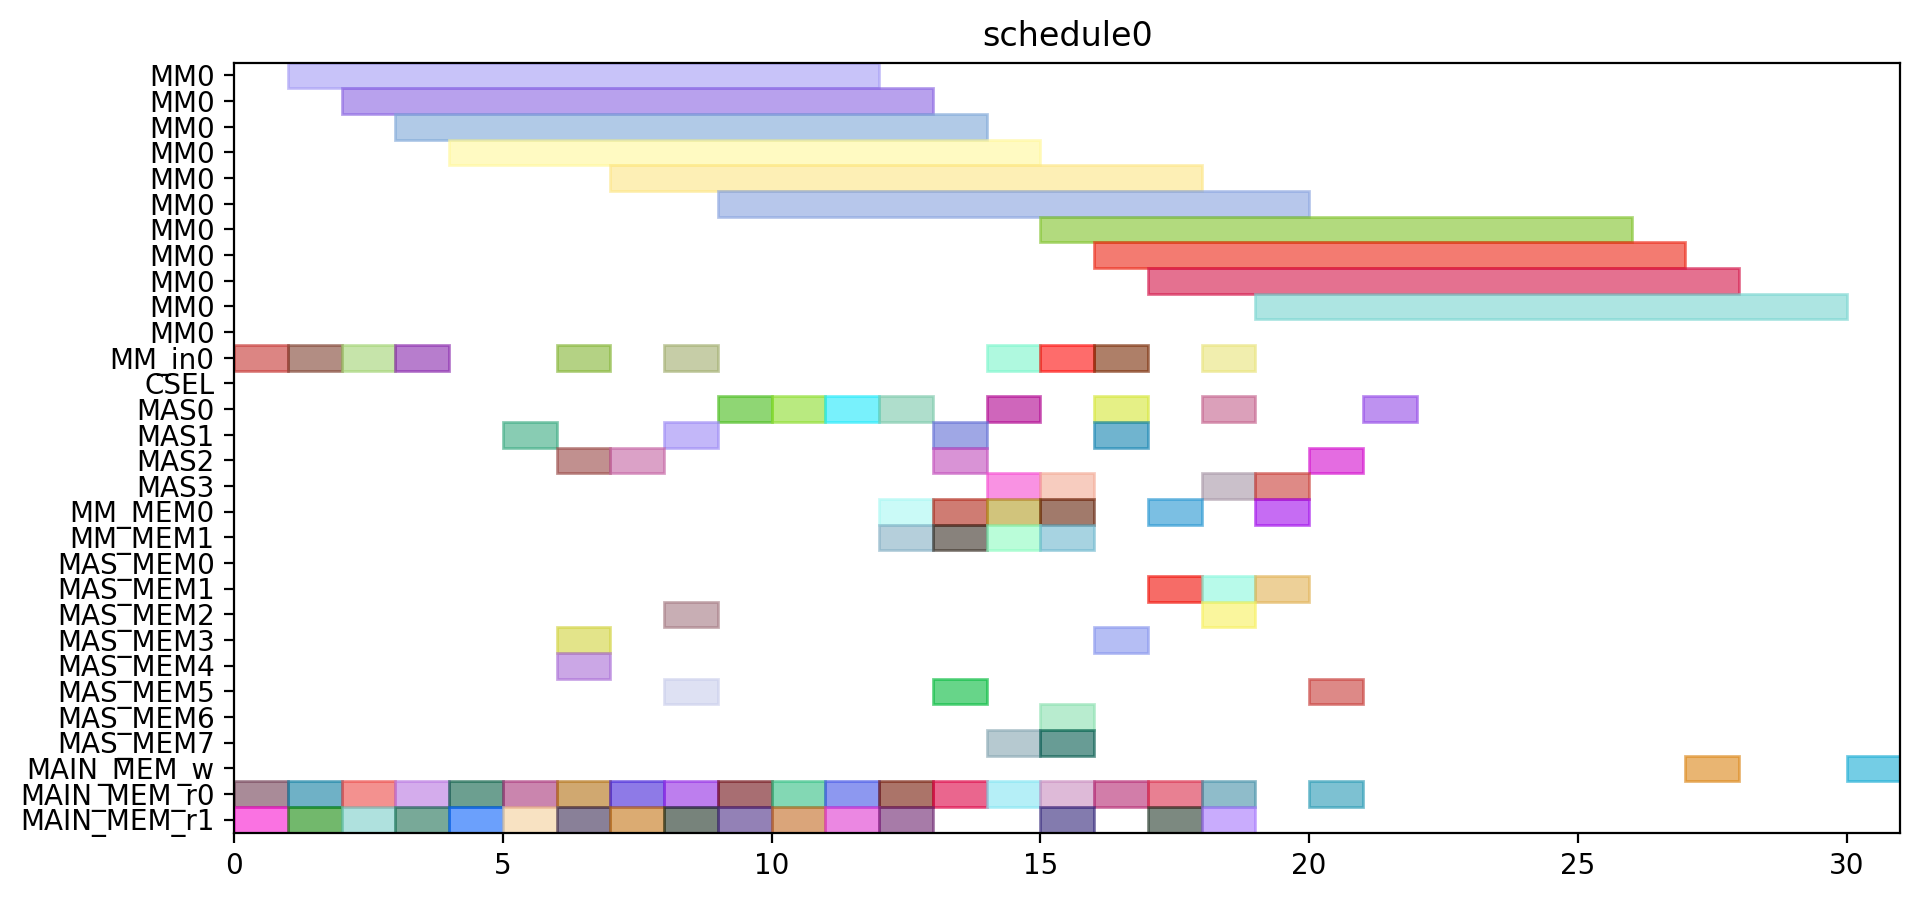

Write the Python code that produced this figure.
from pyschedule import Scenario, solvers, plotters, alt


def solve():
	horizon = 120
	S = Scenario("schedule0", horizon=horizon)

	# resource
	MM = S.Resources('MM', num=1, size=11)
	MM_in = S.Resources('MM_in', num=1)
	CSEL = S.Resource('CSEL')
	MAS = S.Resources('MAS', num=4, size=1, periods=range(1, horizon))
	MM_MEM = S.Resources('MM_MEM', num=2)
	MAS_MEM = S.Resources('MAS_MEM', num=8)
	MAIN_MEM_w = S.Resource('MAIN_MEM_w', size=1)
	MAIN_MEM_r = S.Resources('MAIN_MEM_r', num=2)

	# result of previous scheduling

	# new tasks
	t0_t0 = S.Task('t0_t0', length=11, delay_cost=1)
	t0_t0 += alt(MM)
	t0_t0_in = S.Task('t0_t0_in', length=1, delay_cost=1)
	t0_t0_in += alt(MM_in)
	S += t0_t0_in*MM_in[0]<=t0_t0*MM[0]
	t0_t0_mem0 = S.Task('t0_t0_mem0', length=1, delay_cost=1)
	t0_t0_mem0 += MAIN_MEM_r[0]
	S += t0_t0_mem0 <= t0_t0

	t0_t0_mem1 = S.Task('t0_t0_mem1', length=1, delay_cost=1)
	t0_t0_mem1 += MAIN_MEM_r[1]
	S += t0_t0_mem1 <= t0_t0

	t0_t1 = S.Task('t0_t1', length=11, delay_cost=1)
	t0_t1 += alt(MM)
	t0_t1_in = S.Task('t0_t1_in', length=1, delay_cost=1)
	t0_t1_in += alt(MM_in)
	S += t0_t1_in*MM_in[0]<=t0_t1*MM[0]
	t0_t1_mem0 = S.Task('t0_t1_mem0', length=1, delay_cost=1)
	t0_t1_mem0 += MAIN_MEM_r[0]
	S += t0_t1_mem0 <= t0_t1

	t0_t1_mem1 = S.Task('t0_t1_mem1', length=1, delay_cost=1)
	t0_t1_mem1 += MAIN_MEM_r[1]
	S += t0_t1_mem1 <= t0_t1

	t0_t2 = S.Task('t0_t2', length=1, delay_cost=1)
	t0_t2 += alt(MAS)
	t0_t2_mem0 = S.Task('t0_t2_mem0', length=1, delay_cost=1)
	t0_t2_mem0 += MAIN_MEM_r[0]
	S += t0_t2_mem0 <= t0_t2

	t0_t2_mem1 = S.Task('t0_t2_mem1', length=1, delay_cost=1)
	t0_t2_mem1 += MAIN_MEM_r[1]
	S += t0_t2_mem1 <= t0_t2

	t0_t3 = S.Task('t0_t3', length=1, delay_cost=1)
	t0_t3 += alt(MAS)
	t0_t3_mem0 = S.Task('t0_t3_mem0', length=1, delay_cost=1)
	t0_t3_mem0 += MAIN_MEM_r[0]
	S += t0_t3_mem0 <= t0_t3

	t0_t3_mem1 = S.Task('t0_t3_mem1', length=1, delay_cost=1)
	t0_t3_mem1 += MAIN_MEM_r[1]
	S += t0_t3_mem1 <= t0_t3

	t2_t0 = S.Task('t2_t0', length=11, delay_cost=1)
	t2_t0 += alt(MM)
	t2_t0_in = S.Task('t2_t0_in', length=1, delay_cost=1)
	t2_t0_in += alt(MM_in)
	S += t2_t0_in*MM_in[0]<=t2_t0*MM[0]
	t2_t0_mem0 = S.Task('t2_t0_mem0', length=1, delay_cost=1)
	t2_t0_mem0 += MAIN_MEM_r[0]
	S += t2_t0_mem0 <= t2_t0

	t2_t0_mem1 = S.Task('t2_t0_mem1', length=1, delay_cost=1)
	t2_t0_mem1 += MAIN_MEM_r[1]
	S += t2_t0_mem1 <= t2_t0

	t2_t1 = S.Task('t2_t1', length=11, delay_cost=1)
	t2_t1 += alt(MM)
	t2_t1_in = S.Task('t2_t1_in', length=1, delay_cost=1)
	t2_t1_in += alt(MM_in)
	S += t2_t1_in*MM_in[0]<=t2_t1*MM[0]
	t2_t1_mem0 = S.Task('t2_t1_mem0', length=1, delay_cost=1)
	t2_t1_mem0 += MAIN_MEM_r[0]
	S += t2_t1_mem0 <= t2_t1

	t2_t1_mem1 = S.Task('t2_t1_mem1', length=1, delay_cost=1)
	t2_t1_mem1 += MAIN_MEM_r[1]
	S += t2_t1_mem1 <= t2_t1

	t2_t2 = S.Task('t2_t2', length=1, delay_cost=1)
	t2_t2 += alt(MAS)
	t2_t2_mem0 = S.Task('t2_t2_mem0', length=1, delay_cost=1)
	t2_t2_mem0 += MAIN_MEM_r[0]
	S += t2_t2_mem0 <= t2_t2

	t2_t2_mem1 = S.Task('t2_t2_mem1', length=1, delay_cost=1)
	t2_t2_mem1 += MAIN_MEM_r[1]
	S += t2_t2_mem1 <= t2_t2

	t2_t3 = S.Task('t2_t3', length=1, delay_cost=1)
	t2_t3 += alt(MAS)
	t2_t3_mem0 = S.Task('t2_t3_mem0', length=1, delay_cost=1)
	t2_t3_mem0 += MAIN_MEM_r[0]
	S += t2_t3_mem0 <= t2_t3

	t2_t3_mem1 = S.Task('t2_t3_mem1', length=1, delay_cost=1)
	t2_t3_mem1 += MAIN_MEM_r[1]
	S += t2_t3_mem1 <= t2_t3

	t7_t2 = S.Task('t7_t2', length=1, delay_cost=1)
	t7_t2 += alt(MAS)
	t7_t2_mem0 = S.Task('t7_t2_mem0', length=1, delay_cost=1)
	t7_t2_mem0 += MAIN_MEM_r[0]
	S += t7_t2_mem0 <= t7_t2

	t7_t2_mem1 = S.Task('t7_t2_mem1', length=1, delay_cost=1)
	t7_t2_mem1 += MAIN_MEM_r[1]
	S += t7_t2_mem1 <= t7_t2

	t9_t2 = S.Task('t9_t2', length=1, delay_cost=1)
	t9_t2 += alt(MAS)
	t9_t2_mem0 = S.Task('t9_t2_mem0', length=1, delay_cost=1)
	t9_t2_mem0 += MAIN_MEM_r[0]
	S += t9_t2_mem0 <= t9_t2

	t9_t2_mem1 = S.Task('t9_t2_mem1', length=1, delay_cost=1)
	t9_t2_mem1 += MAIN_MEM_r[1]
	S += t9_t2_mem1 <= t9_t2

	t14_t2 = S.Task('t14_t2', length=1, delay_cost=1)
	t14_t2 += alt(MAS)
	t14_t2_mem0 = S.Task('t14_t2_mem0', length=1, delay_cost=1)
	t14_t2_mem0 += MAIN_MEM_r[0]
	S += t14_t2_mem0 <= t14_t2

	t14_t2_mem1 = S.Task('t14_t2_mem1', length=1, delay_cost=1)
	t14_t2_mem1 += MAIN_MEM_r[1]
	S += t14_t2_mem1 <= t14_t2

	new_TZ_t2 = S.Task('new_TZ_t2', length=1, delay_cost=1)
	new_TZ_t2 += alt(MAS)
	new_TZ_t2_mem0 = S.Task('new_TZ_t2_mem0', length=1, delay_cost=1)
	new_TZ_t2_mem0 += MAIN_MEM_r[0]
	S += new_TZ_t2_mem0 <= new_TZ_t2

	new_TZ_t2_mem1 = S.Task('new_TZ_t2_mem1', length=1, delay_cost=1)
	new_TZ_t2_mem1 += MAIN_MEM_r[1]
	S += new_TZ_t2_mem1 <= new_TZ_t2

	t16_t2 = S.Task('t16_t2', length=1, delay_cost=1)
	t16_t2 += alt(MAS)
	t16_t2_mem0 = S.Task('t16_t2_mem0', length=1, delay_cost=1)
	t16_t2_mem0 += MAIN_MEM_r[0]
	S += t16_t2_mem0 <= t16_t2

	t16_t2_mem1 = S.Task('t16_t2_mem1', length=1, delay_cost=1)
	t16_t2_mem1 += MAIN_MEM_r[1]
	S += t16_t2_mem1 <= t16_t2

	t17_t2 = S.Task('t17_t2', length=1, delay_cost=1)
	t17_t2 += alt(MAS)
	t17_t2_mem0 = S.Task('t17_t2_mem0', length=1, delay_cost=1)
	t17_t2_mem0 += MAIN_MEM_r[0]
	S += t17_t2_mem0 <= t17_t2

	t17_t2_mem1 = S.Task('t17_t2_mem1', length=1, delay_cost=1)
	t17_t2_mem1 += MAIN_MEM_r[1]
	S += t17_t2_mem1 <= t17_t2

	t0_t4 = S.Task('t0_t4', length=11, delay_cost=1)
	t0_t4 += alt(MM)
	t0_t4_in = S.Task('t0_t4_in', length=1, delay_cost=1)
	t0_t4_in += alt(MM_in)
	S += t0_t4_in*MM_in[0]<=t0_t4*MM[0]
	t0_t4_mem0 = S.Task('t0_t4_mem0', length=1, delay_cost=1)
	t0_t4_mem0 += alt(MAS_MEM)
	S += (t0_t2*MAS[0])-1 < t0_t4_mem0*MAS_MEM[0]
	S += (t0_t2*MAS[1])-1 < t0_t4_mem0*MAS_MEM[2]
	S += (t0_t2*MAS[2])-1 < t0_t4_mem0*MAS_MEM[4]
	S += (t0_t2*MAS[3])-1 < t0_t4_mem0*MAS_MEM[6]
	S += t0_t4_mem0 <= t0_t4

	t0_t4_mem1 = S.Task('t0_t4_mem1', length=1, delay_cost=1)
	t0_t4_mem1 += alt(MAS_MEM)
	S += (t0_t3*MAS[0])-1 < t0_t4_mem1*MAS_MEM[1]
	S += (t0_t3*MAS[1])-1 < t0_t4_mem1*MAS_MEM[3]
	S += (t0_t3*MAS[2])-1 < t0_t4_mem1*MAS_MEM[5]
	S += (t0_t3*MAS[3])-1 < t0_t4_mem1*MAS_MEM[7]
	S += t0_t4_mem1 <= t0_t4

	t00 = S.Task('t00', length=1, delay_cost=1)
	t00 += alt(MAS)
	t00_mem0 = S.Task('t00_mem0', length=1, delay_cost=1)
	t00_mem0 += alt(MM_MEM)
	S += (t0_t0*MM[0])-1 < t00_mem0*MM_MEM[0]
	S += t00_mem0 <= t00

	t00_mem1 = S.Task('t00_mem1', length=1, delay_cost=1)
	t00_mem1 += alt(MM_MEM)
	S += (t0_t1*MM[0])-1 < t00_mem1*MM_MEM[1]
	S += t00_mem1 <= t00

	t0_t5 = S.Task('t0_t5', length=1, delay_cost=1)
	t0_t5 += alt(MAS)
	t0_t5_mem0 = S.Task('t0_t5_mem0', length=1, delay_cost=1)
	t0_t5_mem0 += alt(MM_MEM)
	S += (t0_t0*MM[0])-1 < t0_t5_mem0*MM_MEM[0]
	S += t0_t5_mem0 <= t0_t5

	t0_t5_mem1 = S.Task('t0_t5_mem1', length=1, delay_cost=1)
	t0_t5_mem1 += alt(MM_MEM)
	S += (t0_t1*MM[0])-1 < t0_t5_mem1*MM_MEM[1]
	S += t0_t5_mem1 <= t0_t5

	t2_t4 = S.Task('t2_t4', length=11, delay_cost=1)
	t2_t4 += alt(MM)
	t2_t4_in = S.Task('t2_t4_in', length=1, delay_cost=1)
	t2_t4_in += alt(MM_in)
	S += t2_t4_in*MM_in[0]<=t2_t4*MM[0]
	t2_t4_mem0 = S.Task('t2_t4_mem0', length=1, delay_cost=1)
	t2_t4_mem0 += alt(MAS_MEM)
	S += (t2_t2*MAS[0])-1 < t2_t4_mem0*MAS_MEM[0]
	S += (t2_t2*MAS[1])-1 < t2_t4_mem0*MAS_MEM[2]
	S += (t2_t2*MAS[2])-1 < t2_t4_mem0*MAS_MEM[4]
	S += (t2_t2*MAS[3])-1 < t2_t4_mem0*MAS_MEM[6]
	S += t2_t4_mem0 <= t2_t4

	t2_t4_mem1 = S.Task('t2_t4_mem1', length=1, delay_cost=1)
	t2_t4_mem1 += alt(MAS_MEM)
	S += (t2_t3*MAS[0])-1 < t2_t4_mem1*MAS_MEM[1]
	S += (t2_t3*MAS[1])-1 < t2_t4_mem1*MAS_MEM[3]
	S += (t2_t3*MAS[2])-1 < t2_t4_mem1*MAS_MEM[5]
	S += (t2_t3*MAS[3])-1 < t2_t4_mem1*MAS_MEM[7]
	S += t2_t4_mem1 <= t2_t4

	t20 = S.Task('t20', length=1, delay_cost=1)
	t20 += alt(MAS)
	t20_mem0 = S.Task('t20_mem0', length=1, delay_cost=1)
	t20_mem0 += alt(MM_MEM)
	S += (t2_t0*MM[0])-1 < t20_mem0*MM_MEM[0]
	S += t20_mem0 <= t20

	t20_mem1 = S.Task('t20_mem1', length=1, delay_cost=1)
	t20_mem1 += alt(MM_MEM)
	S += (t2_t1*MM[0])-1 < t20_mem1*MM_MEM[1]
	S += t20_mem1 <= t20

	t2_t5 = S.Task('t2_t5', length=1, delay_cost=1)
	t2_t5 += alt(MAS)
	t2_t5_mem0 = S.Task('t2_t5_mem0', length=1, delay_cost=1)
	t2_t5_mem0 += alt(MM_MEM)
	S += (t2_t0*MM[0])-1 < t2_t5_mem0*MM_MEM[0]
	S += t2_t5_mem0 <= t2_t5

	t2_t5_mem1 = S.Task('t2_t5_mem1', length=1, delay_cost=1)
	t2_t5_mem1 += alt(MM_MEM)
	S += (t2_t1*MM[0])-1 < t2_t5_mem1*MM_MEM[1]
	S += t2_t5_mem1 <= t2_t5

	t01 = S.Task('t01', length=1, delay_cost=1)
	t01 += alt(MAS)
	t01_mem0 = S.Task('t01_mem0', length=1, delay_cost=1)
	t01_mem0 += alt(MM_MEM)
	S += (t0_t4*MM[0])-1 < t01_mem0*MM_MEM[0]
	S += t01_mem0 <= t01

	t01_mem1 = S.Task('t01_mem1', length=1, delay_cost=1)
	t01_mem1 += alt(MAS_MEM)
	S += (t0_t5*MAS[0])-1 < t01_mem1*MAS_MEM[1]
	S += (t0_t5*MAS[1])-1 < t01_mem1*MAS_MEM[3]
	S += (t0_t5*MAS[2])-1 < t01_mem1*MAS_MEM[5]
	S += (t0_t5*MAS[3])-1 < t01_mem1*MAS_MEM[7]
	S += t01_mem1 <= t01

	t10 = S.Task('t10', length=1, delay_cost=1)
	t10 += alt(MAS)
	t10_mem0 = S.Task('t10_mem0', length=1, delay_cost=1)
	t10_mem0 += MAIN_MEM_r[0]
	S += t10_mem0 <= t10

	t10_mem1 = S.Task('t10_mem1', length=1, delay_cost=1)
	t10_mem1 += alt(MAS_MEM)
	S += (t00*MAS[0])-1 < t10_mem1*MAS_MEM[1]
	S += (t00*MAS[1])-1 < t10_mem1*MAS_MEM[3]
	S += (t00*MAS[2])-1 < t10_mem1*MAS_MEM[5]
	S += (t00*MAS[3])-1 < t10_mem1*MAS_MEM[7]
	S += t10_mem1 <= t10

	t21 = S.Task('t21', length=1, delay_cost=1)
	t21 += alt(MAS)
	t21_mem0 = S.Task('t21_mem0', length=1, delay_cost=1)
	t21_mem0 += alt(MM_MEM)
	S += (t2_t4*MM[0])-1 < t21_mem0*MM_MEM[0]
	S += t21_mem0 <= t21

	t21_mem1 = S.Task('t21_mem1', length=1, delay_cost=1)
	t21_mem1 += alt(MAS_MEM)
	S += (t2_t5*MAS[0])-1 < t21_mem1*MAS_MEM[1]
	S += (t2_t5*MAS[1])-1 < t21_mem1*MAS_MEM[3]
	S += (t2_t5*MAS[2])-1 < t21_mem1*MAS_MEM[5]
	S += (t2_t5*MAS[3])-1 < t21_mem1*MAS_MEM[7]
	S += t21_mem1 <= t21

	t30 = S.Task('t30', length=1, delay_cost=1)
	t30 += alt(MAS)
	t30_mem0 = S.Task('t30_mem0', length=1, delay_cost=1)
	t30_mem0 += MAIN_MEM_r[0]
	S += t30_mem0 <= t30

	t30_mem1 = S.Task('t30_mem1', length=1, delay_cost=1)
	t30_mem1 += alt(MAS_MEM)
	S += (t20*MAS[0])-1 < t30_mem1*MAS_MEM[1]
	S += (t20*MAS[1])-1 < t30_mem1*MAS_MEM[3]
	S += (t20*MAS[2])-1 < t30_mem1*MAS_MEM[5]
	S += (t20*MAS[3])-1 < t30_mem1*MAS_MEM[7]
	S += t30_mem1 <= t30

	t11 = S.Task('t11', length=1, delay_cost=1)
	t11 += alt(MAS)
	t11_mem0 = S.Task('t11_mem0', length=1, delay_cost=1)
	t11_mem0 += MAIN_MEM_r[0]
	S += t11_mem0 <= t11

	t11_mem1 = S.Task('t11_mem1', length=1, delay_cost=1)
	t11_mem1 += alt(MAS_MEM)
	S += (t01*MAS[0])-1 < t11_mem1*MAS_MEM[1]
	S += (t01*MAS[1])-1 < t11_mem1*MAS_MEM[3]
	S += (t01*MAS[2])-1 < t11_mem1*MAS_MEM[5]
	S += (t01*MAS[3])-1 < t11_mem1*MAS_MEM[7]
	S += t11_mem1 <= t11

	t31 = S.Task('t31', length=1, delay_cost=1)
	t31 += alt(MAS)
	t31_mem0 = S.Task('t31_mem0', length=1, delay_cost=1)
	t31_mem0 += MAIN_MEM_r[0]
	S += t31_mem0 <= t31

	t31_mem1 = S.Task('t31_mem1', length=1, delay_cost=1)
	t31_mem1 += alt(MAS_MEM)
	S += (t21*MAS[0])-1 < t31_mem1*MAS_MEM[1]
	S += (t21*MAS[1])-1 < t31_mem1*MAS_MEM[3]
	S += (t21*MAS[2])-1 < t31_mem1*MAS_MEM[5]
	S += (t21*MAS[3])-1 < t31_mem1*MAS_MEM[7]
	S += t31_mem1 <= t31

	c010 = S.Task('c010', length=11, delay_cost=1)
	c010 += alt(MM)
	c010_in = S.Task('c010_in', length=1, delay_cost=1)
	c010_in += alt(MM_in)
	S += c010_in*MM_in[0]<=c010*MM[0]
	S += 0<c010

	c010_w = S.Task('c010_w', length=1, delay_cost=1)
	c010_w += alt(MAIN_MEM_w)
	S += c010 <= c010_w

	c010_mem0 = S.Task('c010_mem0', length=1, delay_cost=1)
	c010_mem0 += alt(MAS_MEM)
	S += (t30*MAS[0])-1 < c010_mem0*MAS_MEM[0]
	S += (t30*MAS[1])-1 < c010_mem0*MAS_MEM[2]
	S += (t30*MAS[2])-1 < c010_mem0*MAS_MEM[4]
	S += (t30*MAS[3])-1 < c010_mem0*MAS_MEM[6]
	S += c010_mem0 <= c010

	c010_mem1 = S.Task('c010_mem1', length=1, delay_cost=1)
	c010_mem1 += MAIN_MEM_r[1]
	S += c010_mem1 <= c010

	c200 = S.Task('c200', length=11, delay_cost=1)
	c200 += alt(MM)
	c200_in = S.Task('c200_in', length=1, delay_cost=1)
	c200_in += alt(MM_in)
	S += c200_in*MM_in[0]<=c200*MM[0]
	S += 0<c200

	c200_w = S.Task('c200_w', length=1, delay_cost=1)
	c200_w += alt(MAIN_MEM_w)
	S += c200 <= c200_w

	c200_mem0 = S.Task('c200_mem0', length=1, delay_cost=1)
	c200_mem0 += alt(MAS_MEM)
	S += (t10*MAS[0])-1 < c200_mem0*MAS_MEM[0]
	S += (t10*MAS[1])-1 < c200_mem0*MAS_MEM[2]
	S += (t10*MAS[2])-1 < c200_mem0*MAS_MEM[4]
	S += (t10*MAS[3])-1 < c200_mem0*MAS_MEM[6]
	S += c200_mem0 <= c200

	c200_mem1 = S.Task('c200_mem1', length=1, delay_cost=1)
	c200_mem1 += MAIN_MEM_r[1]
	S += c200_mem1 <= c200

	t16_t0 = S.Task('t16_t0', length=11, delay_cost=1)
	t16_t0 += alt(MM)
	t16_t0_in = S.Task('t16_t0_in', length=1, delay_cost=1)
	t16_t0_in += alt(MM_in)
	S += t16_t0_in*MM_in[0]<=t16_t0*MM[0]
	t16_t0_mem0 = S.Task('t16_t0_mem0', length=1, delay_cost=1)
	t16_t0_mem0 += MAIN_MEM_r[0]
	S += t16_t0_mem0 <= t16_t0

	t16_t0_mem1 = S.Task('t16_t0_mem1', length=1, delay_cost=1)
	t16_t0_mem1 += alt(MAS_MEM)
	S += (t30*MAS[0])-1 < t16_t0_mem1*MAS_MEM[1]
	S += (t30*MAS[1])-1 < t16_t0_mem1*MAS_MEM[3]
	S += (t30*MAS[2])-1 < t16_t0_mem1*MAS_MEM[5]
	S += (t30*MAS[3])-1 < t16_t0_mem1*MAS_MEM[7]
	S += t16_t0_mem1 <= t16_t0

	t17_t0 = S.Task('t17_t0', length=11, delay_cost=1)
	t17_t0 += alt(MM)
	t17_t0_in = S.Task('t17_t0_in', length=1, delay_cost=1)
	t17_t0_in += alt(MM_in)
	S += t17_t0_in*MM_in[0]<=t17_t0*MM[0]
	t17_t0_mem0 = S.Task('t17_t0_mem0', length=1, delay_cost=1)
	t17_t0_mem0 += MAIN_MEM_r[0]
	S += t17_t0_mem0 <= t17_t0

	t17_t0_mem1 = S.Task('t17_t0_mem1', length=1, delay_cost=1)
	t17_t0_mem1 += alt(MAS_MEM)
	S += (t10*MAS[0])-1 < t17_t0_mem1*MAS_MEM[1]
	S += (t10*MAS[1])-1 < t17_t0_mem1*MAS_MEM[3]
	S += (t10*MAS[2])-1 < t17_t0_mem1*MAS_MEM[5]
	S += (t10*MAS[3])-1 < t17_t0_mem1*MAS_MEM[7]
	S += t17_t0_mem1 <= t17_t0

	solvers.mip.solve(S,msg=1,kind='CPLEX',ratio_gap=1.01)

	solution = [['hoge']*len(S.solution()[1]) for i in range(len(S.solution()))]
	for i in range(len(S.solution())):
		for j in range(len(S.solution()[i])):
			solution[i][j]=str(S.solution()[i][j])
	print(solution)

	cycles = int(solution[-1][3])

	pic_file_name = "/home/mfukuda/ABE/multiRAM_multiMAS_16mux/scheduling_result/stage11MM1_stage1MAS4/EP2_ADD_w_EVAL/schedule0.png"
	if(S.solution() != []):
		plotters.matplotlib.plot(S,img_filename=pic_file_name, show_task_labels=False, fig_size=(cycles*0.25+3, 5))

	return solution
